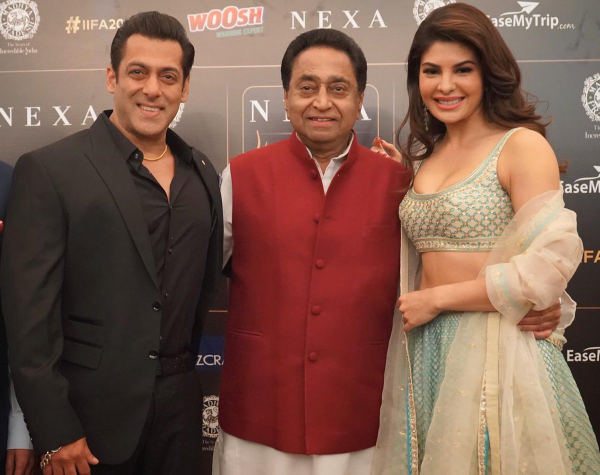
#> input picture siamese/test.jpg, 1200 x 950 px (shown at 1/2 size)
$ python -i face_detection.py   (imports and definitions only)
#> lines starting #> are read from the running program, lines starting #| are printed output that depends on the picture
#> further down, picture is the input picture: shape (950, 1200, 3); mean B, G, R 78.2, 91.1, 125.9
import numpy as np
import cv2
face_cascade = cv2.CascadeClassifier('haarcascade_frontalface_default.xml')

def detect_face(img):
	gray = cv2.cvtColor(img, cv2.COLOR_BGR2GRAY)
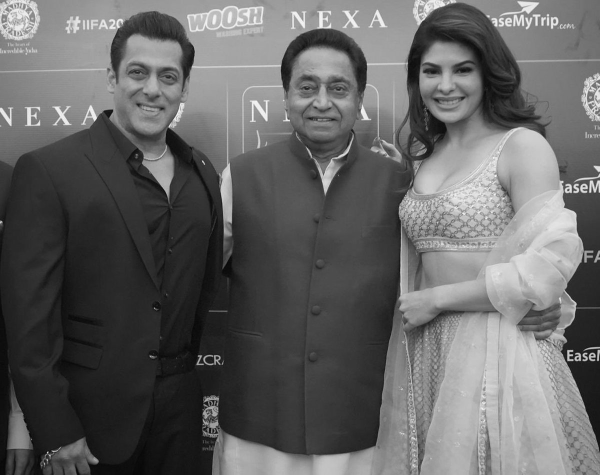
#> gray: shape (950, 1200) (shown at 1/2 size); min 2, max 252, mean 100.1
	faces = face_cascade.detectMultiScale(gray, 1.5, 5)
#> faces = [[806, 72, 182, 182], [214, 77, 182, 182], [555, 102, 182, 182]]
	faces_detected = []
	for (x,y,w,h) in faces:
		# To draw a rectangle in a face
		#cv2.rectangle(img,(x,y),(x+w,y+h),(255,255,0),2)
		roi_gray = gray[y:y+h, x:x+w]
		roi_color = img[y:y+h, x:x+w]
		roi_color = cv2.resize(roi_color,(224,224))
		faces_detected.append(roi_color)
#> this loop made 3 passes
#> (x, y) on passes 1 to 3: (806, 72), (214, 77), (555, 102)
#> pass 1, in detect_face, `roi_gray = gray[y:y+h, x:x+w]`:
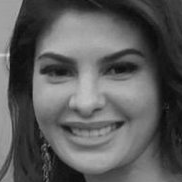
#> roi_gray: shape (182, 182); min 7, max 205, mean 91.5
#> pass 1, in detect_face, `roi_color = img[y:y+h, x:x+w]`:
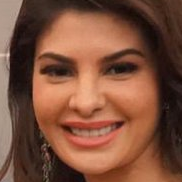
#> roi_color: shape (182, 182, 3); mean B, G, R 60, 80.2, 125.7
#> pass 2, in detect_face, `roi_gray = gray[y:y+h, x:x+w]`:
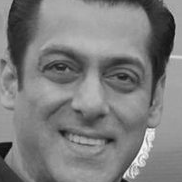
#> roi_gray: shape (182, 182); min 7, max 250, mean 126.1
#> after the loop, faces_detected = 3 items
	return faces_detected

>>> import cv2
>>> picture = cv2.imread('test.jpg')
>>> result = detect_face(picture)
#> result = 3 items
